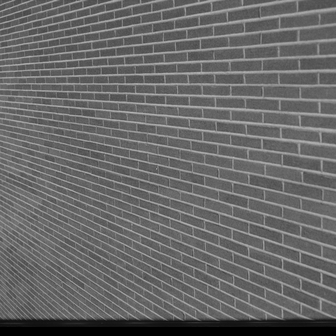
%> input picture Computer Vision 2/brick_wall.tiff, 336 x 336 px, shrunk from 1024 x 1024 before the run
$ octave SecondCoursework.m   (GNU Octave 9; MATLAB toolbox functions it lacks are replaced by stand-ins)
%> lines starting %> are read from the running program, lines starting %| are printed output that depends on the picture; in (x1, y1, x2, y2) boxes, pixels count from 0 and x2, y2 are one past the last pixel; in counts of white or black regions, pixels touching at a corner belong together; the program's own positions count from 1
### Computer Vision 2/myfilter_replicate.m
function result = myfilter_replicate(image,kernel)
originalImage = image;

% [10 lines of commented-out code are left out]
paddedImage = zeros(size(image)+size(kernel)-1);
centrePadY = (size(paddedImage,1)-size(image,1))/2;
%> centrePadY = 1
centrePadX = (size(paddedImage,2)-size(image,1))/2;
%> centrePadX = 1

%copy original image to padded image
for a = 1+centrePadY:size(paddedImage,1)-centrePadY
    for b = 1+centrePadX:size(paddedImage,2)-centrePadX
        paddedImage (a,b) = image (a-centrePadY,b-centrePadX);
    end
end

%padding function
for c = 1: size(paddedImage,1)
    for d = 1: size (paddedImage,2)
        %top
        if c < centrePadY+1
            paddedImage(c,d) = paddedImage(centrePadY+1,d);
        end


    end
end
%> paddedImage: size 338x338 double; min 0, max 0.722, mean 0.402
for c = 1: size(paddedImage,1)
    for d = 1: size (paddedImage,2)
        %left
        if d< centrePadX+1
            paddedImage(c,d) = paddedImage(c,centrePadX+1);
        end

    end
end
%> paddedImage: size 338x338 double; min 0, max 0.722, mean 0.403
for c = 1: size(paddedImage,1)
    for d = 1: size(paddedImage,2)
        %bottom
        if c >size(paddedImage,1)-centrePadY
            paddedImage(c,d) = paddedImage(size(paddedImage,1)-centrePadY,d);
        end
    end
end
for c = 1: size(paddedImage,1)
    for d = 1: size(paddedImage,2)
        %right
        if d >size(paddedImage,2)-centrePadX
            paddedImage(c,d) = paddedImage(c,size(paddedImage,2)-centrePadX);
        end
    end
end
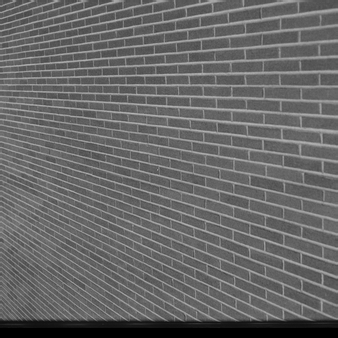
%> paddedImage: size 338x338 double; min 0, max 0.722, mean 0.404
%End of padding Function

%Convolution
moveY = size(paddedImage,1)-size(kernel,1)+1;
%> moveY = 336
moveX = size(paddedImage,2)-size(kernel,2)+1;
%> moveX = 336
for c = 1: moveY
    for d = 1: moveX
        accumulator = 0;
        tempImage = paddedImage(c:c+size(kernel,1)-1,d:d+size(kernel,2)-1);
        accumulator = accumulator + sum(sum(tempImage.*kernel));
        %accumulator =accumulator + sum(tempImage.*kernel ,'all');
        if c <= size(originalImage,1) && d <= size(originalImage,2)
        originalImage (c,d) = accumulator;
        end
    end
end
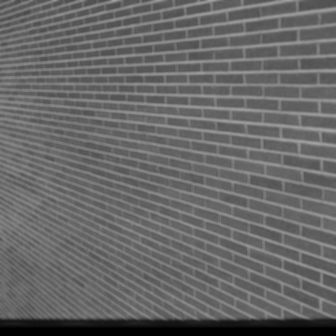
%> originalImage: size 336x336 double; min 0, max 0.642, mean 0.406
result = originalImage;
end

### Computer Vision 2/myGaussian.m
function kernel = myGaussian(std)
%> called with std = 1
    %Gaussian 5x5 with sigma 1 using the formula
    kernel = zeros(5);
    sigma = std;
    temp = 0;
    for i= 1: size(kernel,1)
        for j = 1: size(kernel,2)
            a = (i-3)^2+ (j-3)^2;
            kernel (i,j) = exp(-1*(a)/(2*(sigma^2)));
            temp = temp + kernel(i,j);
        end
    end
    %normalise
    kernel = kernel/temp;
end

### Computer Vision 2/boxfilter.m
function mybox = boxfilter(size)
mybox = ones(size);
size = size*size;
mybox = mybox/size;
end

### Computer Vision 2/SecondCoursework.m
%Section 2.11

brickwall = im2double(imread('brick_wall.tiff'));
%imshow(brickwall)
kernel = boxfilter(3);
%Try kernel of different size
%kernel = boxfilter(13);
%kernel = boxfilter(23);
%kernel = boxfilter(33);
filtered_brickwall= myfilter_replicate(brickwall,kernel);
imshow(filtered_brickwall)

%Section 2.12
imshow(brickwall)
title('original')
kernel = myGaussian(1)
%kernel = myGaussian(3)
%kernel = myGaussian(5)
filtered_brickwall= myfilter_replicate(brickwall,kernel);
%> after the loop in myfilter_replicate (call 2), `for c = 1: size(paddedImage,1)`:
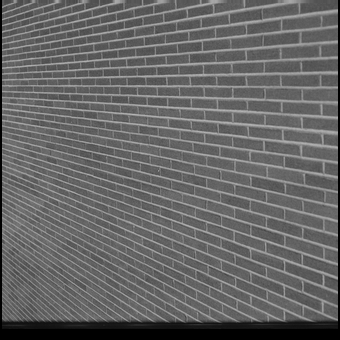
%> paddedImage: size 340x340 double; min 0, max 0.722, mean 0.399
%> after the loop in myfilter_replicate (call 2), `for c = 1: size(paddedImage,1)`:
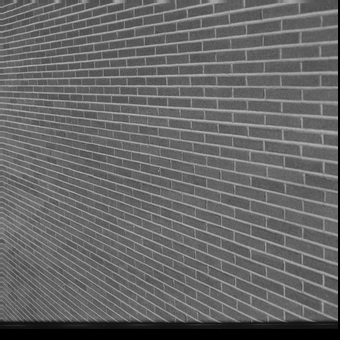
%> paddedImage: size 340x340 double; 0.57% of pixels changed, all inside (x1, y1, x2, y2) = (0, 0, 2, 329)
%> after the loop in myfilter_replicate (call 2), `for c = 1: size(paddedImage,1)`:
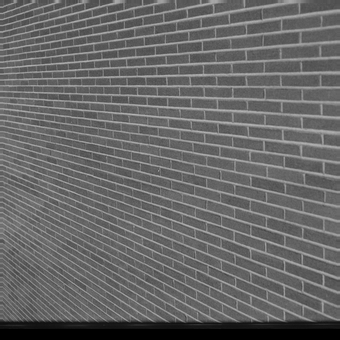
%> paddedImage: size 340x340 double; 0.57% of pixels changed, all inside (x1, y1, x2, y2) = (338, 0, 340, 329)
figure,imshow(filtered_brickwall)
title('Filtered')


%Section 2.21
image = imread('GOPR1515 03850.jpg');
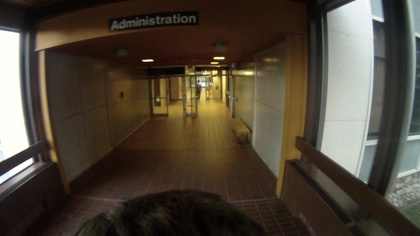
%> input picture Computer Vision 2/GOPR1515 03850.jpg, 420 x 236 px, shrunk from 1280 x 720 before the run
%> image is the input picture: size 236x420x3 uint8; mean R, G, B 78.4, 68.9, 55.9
grayImage = rgb2gray(image);
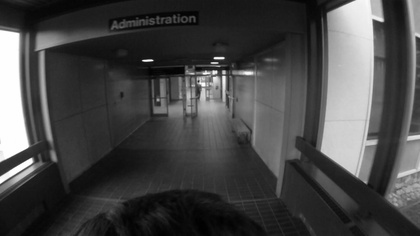
%> grayImage: size 236x420 uint8; min 0, max 255, mean 70.3

%> (the run ends here)
